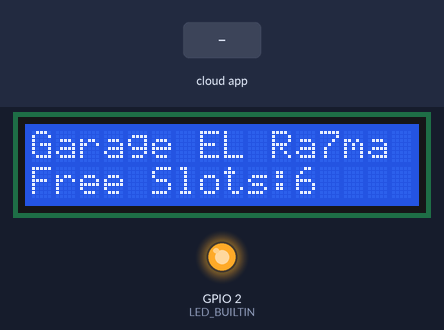
The sketch below on a simulated ESP8266 (NodeMCU). On the bench: 16×2 character LCD, output pins drawn as LEDs (lit = HIGH, except the on-board LED, lit = LOW). The inputs (shaded band) are chosen by the test bench. WiFi joins after 1.5 s; servers stay silent unless stated; the Firebase database answers and starts empty; what the sketch prints to the serial monitor is not drawn.

Above: at 2.9 s.
3.0 s: the phone or cloud app sets free_slots to 1
At 4.1 s:
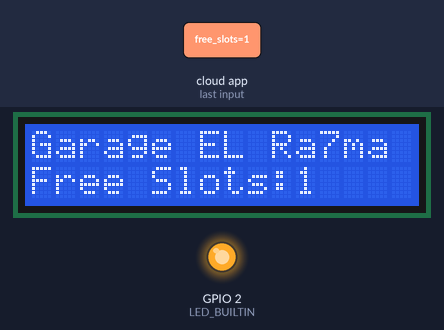
4.5 s: the phone or cloud app sets free_slots to 0
At 7.3 s:
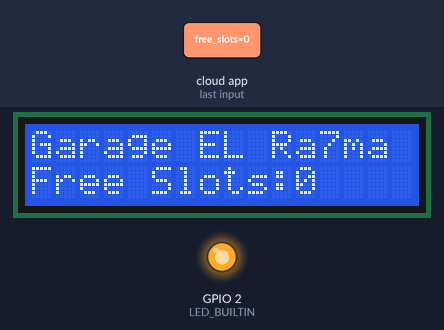
Timing chart, 0 to 8.8 s (numbered marks = the images above; inputs shaded):
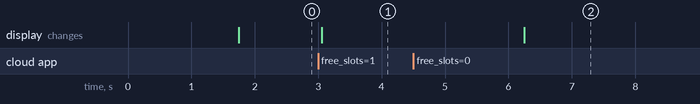

Measured:
- after the input at 3.0 s, the display: changes after 0.06 s (image 1)
- after the input at 4.5 s, the display: changes after 1.7 s (image 2)

The sketch:

ESP_Com.ino
```cpp
#include <SoftwareSerial.h>
#include <LiquidCrystal_I2C.h>
#include <Wire.h>
LiquidCrystal_I2C lcd(0x27, 16, 2);

char str;

SoftwareSerial espSerial(4, 0);  // RX = D7 (pin 7), TX = D8 (pin 8)


#include <ESP8266WiFi.h>
#include <Firebase_ESP_Client.h>

#include                "addons/RTDBHelper.h"
#include                "addons/TokenHelper.h"

#define   API_KEY       "AIzaSyBciZaTMo3nHLj9ycBXhLAh9zczkZnvPdQ"
#define   DATABASE_URL  "https://smartgarageproject-7f82b-default-rtdb.firebaseio.com/"
#define   ssid          "WE_DAD8B8"
#define   pass          "onlyWAYout"

//#define LED_BUILTIN      D4

FirebaseData            fbdo;
FirebaseAuth            auth;
FirebaseConfig          config;

//String Data1       =     "0";
//String Data2       =     "0";
bool signupok      =     false;
int free_slots =0;
int PrevSlots =0;
void setup() {
  Serial.begin(9600);     // Initialize the Arduino serial port
  espSerial.begin(9600);  // Initialize the ESP8266 serial port
  pinMode(LED_BUILTIN,OUTPUT);

  WiFi.mode(WIFI_STA);
  WiFi.begin(ssid,pass);

  Serial.begin(9600);

  while(WiFi.status() != WL_CONNECTED)
  {
    delay(500);
    Serial.print(".");
  }
  Serial.println("");
  Serial.print("Connected to:");
  Serial.print(ssid);
  Serial.println("");
  Serial.print("IP Address: ");
  Serial.print(WiFi.localIP());

  config.api_key = API_KEY;
  config.database_url= DATABASE_URL;

  if(Firebase.signUp(&config,&auth,"",""))
  {
    Serial.println("OK");
    signupok=true;
  }
  else
  {
    Serial.println("Error");
  }
config.token_status_callback = tokenStatusCallback;
  Firebase.begin(&config,&auth);
  Firebase.reconnectWiFi(true);
  Serial.println(Firebase.RTDB.getString(&fbdo,"/x"));
  // Initialize LCD
  Wire.begin(12,13);
  lcd.init();
  lcd.backlight();
    // Display "Free Slots: " followed by the value on LCD
  lcd.clear();
  lcd.setCursor(0, 0);
  lcd.print("Garage EL Ra7ma");
  lcd.setCursor(0, 1);
  lcd.print("Free Slots:");
  lcd.print(6);
}

void loop() {
  // Main code to run repeatedly
  if (Firebase.ready() && signupok) {  // Ensure Firebase is ready and signup is OK

    // Get the integer value of 'free_slots' from Firebase
    if (Firebase.RTDB.getInt(&fbdo, "/free_slots")) {  // Correct function: getInt
      free_slots = fbdo.intData();  // Save it directly as integer
      Serial.println(free_slots);   // Print the value
    } else {
      Serial.println(fbdo.errorReason()); // Print error if it fails
    }

    delay(10);  // Small delay
  }

  // Only send if the free_slots changed
  if (free_slots != PrevSlots) {
    PrevSlots = free_slots;
    send();  // Send update
  }

}

void send() {
  if (free_slots > 0) {
    str = 'f';  // Free slots available
  } else {
    str = 't';  // No free slots
  }
    // Display "Free Slots: " followed by the value on LCD
  lcd.clear();
  lcd.setCursor(0, 0);
  lcd.print("Garage EL Ra7ma");
  lcd.setCursor(0, 1);
  lcd.print("Free Slots:");
  lcd.print(free_slots);

  espSerial.print(str);  // Send 'f' or 't'
  delay(3000);  // Delay before next possible send
}
//_________________________________________________________________
```
